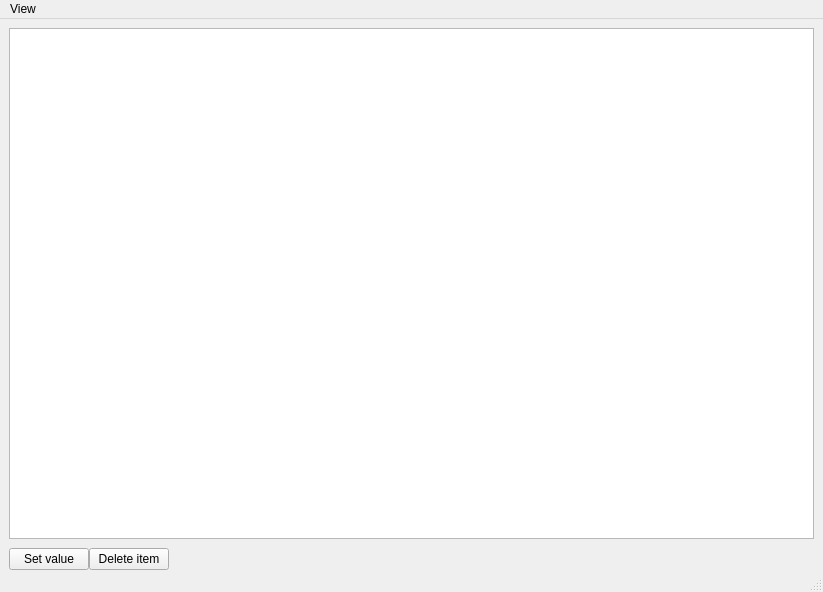
<?xml version="1.0" encoding="UTF-8"?>
<ui version="4.0">
 <class>MainWindow</class>
 <widget class="QMainWindow" name="MainWindow">
  <property name="geometry">
   <rect>
    <x>0</x>
    <y>0</y>
    <width>823</width>
    <height>592</height>
   </rect>
  </property>
  <property name="windowTitle">
   <string>MainWindow</string>
  </property>
  <widget class="QWidget" name="centralwidget">
   <layout class="QGridLayout" name="gridLayout">
    <property name="leftMargin">
     <number>0</number>
    </property>
    <property name="topMargin">
     <number>0</number>
    </property>
    <property name="rightMargin">
     <number>0</number>
    </property>
    <property name="bottomMargin">
     <number>0</number>
    </property>
    <property name="spacing">
     <number>0</number>
    </property>
    <item row="0" column="0" colspan="2">
     <widget class="QStackedWidget" name="stWdg">
      <property name="currentIndex">
       <number>0</number>
      </property>
      <widget class="QWidget" name="pTable">
       <layout class="QVBoxLayout" name="verticalLayout_2">
        <item>
         <widget class="QTableView" name="tableView"/>
        </item>
       </layout>
      </widget>
      <widget class="QWidget" name="pTree">
       <layout class="QVBoxLayout" name="verticalLayout">
        <item>
         <widget class="QTreeView" name="treeView"/>
        </item>
       </layout>
      </widget>
     </widget>
    </item>
    <item row="1" column="0">
     <layout class="QHBoxLayout" name="horizontalLayout">
      <property name="leftMargin">
       <number>9</number>
      </property>
      <property name="topMargin">
       <number>0</number>
      </property>
      <property name="rightMargin">
       <number>9</number>
      </property>
      <item>
       <widget class="QPushButton" name="pbSetValue">
        <property name="text">
         <string>Set value</string>
        </property>
       </widget>
      </item>
      <item>
       <widget class="QPushButton" name="pbDeleteItem">
        <property name="text">
         <string>Delete item</string>
        </property>
       </widget>
      </item>
      <item>
       <spacer name="horizontalSpacer">
        <property name="orientation">
         <enum>Qt::Orientation::Horizontal</enum>
        </property>
        <property name="sizeHint" stdset="0">
         <size>
          <width>40</width>
          <height>20</height>
         </size>
        </property>
       </spacer>
      </item>
     </layout>
    </item>
   </layout>
  </widget>
  <widget class="QMenuBar" name="menubar">
   <property name="geometry">
    <rect>
     <x>0</x>
     <y>0</y>
     <width>823</width>
     <height>22</height>
    </rect>
   </property>
   <widget class="QMenu" name="mView">
    <property name="title">
     <string>View</string>
    </property>
    <addaction name="aTable"/>
    <addaction name="aTree"/>
   </widget>
   <addaction name="mView"/>
  </widget>
  <widget class="QStatusBar" name="statusbar"/>
  <action name="aTable">
   <property name="text">
    <string>Table</string>
   </property>
  </action>
  <action name="aTree">
   <property name="text">
    <string>Tree</string>
   </property>
  </action>
 </widget>
 <resources/>
 <connections/>
</ui>
